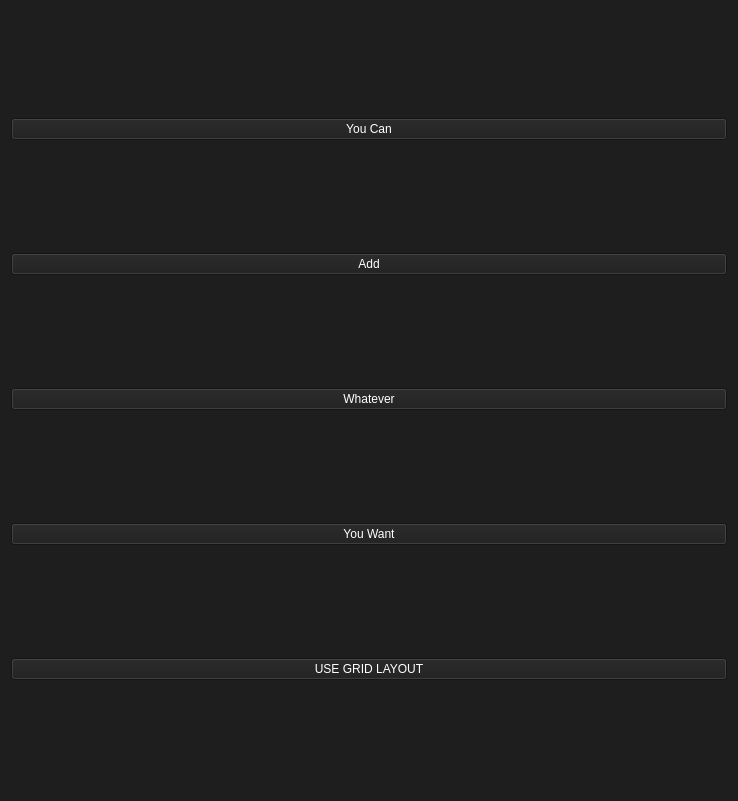
<?xml version="1.0" encoding="UTF-8"?>
<ui version="4.0">
 <class>second_window</class>
 <widget class="QWidget" name="second_window">
  <property name="geometry">
   <rect>
    <x>0</x>
    <y>0</y>
    <width>738</width>
    <height>801</height>
   </rect>
  </property>
  <property name="minimumSize">
   <size>
    <width>600</width>
    <height>0</height>
   </size>
  </property>
  <property name="maximumSize">
   <size>
    <width>9999</width>
    <height>9999</height>
   </size>
  </property>
  <property name="mouseTracking">
   <bool>false</bool>
  </property>
  <property name="windowTitle">
   <string>GSBellaLui2020</string>
  </property>
  <property name="styleSheet">
   <string notr="true">background-color: rgb(30, 30, 30);
color: rgb(255, 255, 255);</string>
  </property>
  <layout class="QGridLayout" name="gridLayout">
   <item row="3" column="0">
    <widget class="QPushButton" name="pushButton_3">
     <property name="text">
      <string>You Want</string>
     </property>
    </widget>
   </item>
   <item row="0" column="0">
    <widget class="QPushButton" name="pushButton">
     <property name="text">
      <string>You Can</string>
     </property>
    </widget>
   </item>
   <item row="2" column="0">
    <widget class="QPushButton" name="pushButton_4">
     <property name="text">
      <string>Whatever</string>
     </property>
    </widget>
   </item>
   <item row="4" column="0">
    <widget class="QPushButton" name="pushButton_2">
     <property name="text">
      <string>USE GRID LAYOUT</string>
     </property>
    </widget>
   </item>
   <item row="1" column="0">
    <widget class="QPushButton" name="pushButton_5">
     <property name="text">
      <string>Add</string>
     </property>
    </widget>
   </item>
  </layout>
 </widget>
 <resources>
  <include location="../assets.qrc"/>
 </resources>
 <connections/>
</ui>
